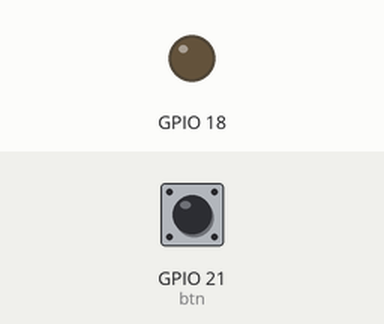
A program run on a simulated Raspberry Pi (BCM pin numbers). Shown: output pins drawn as LEDs (lit = HIGH). The inputs (shaded band) are chosen by the test bench; at power-on: GPIO 21 (btn) LOW.

Above: at 1.2 s.
1.3 s: GPIO 21 (btn) pulled HIGH for 0.15 s
At 2.5 s:
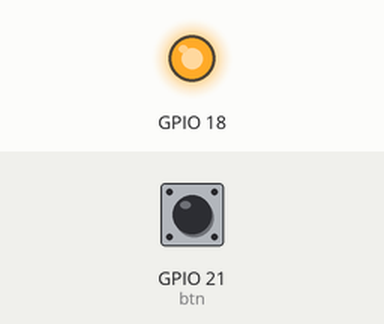
2.9 s: GPIO 21 (btn) pulled HIGH for 1 s
At 3.7 s:
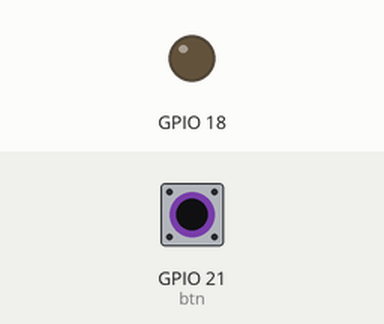
5.4 s: GPIO 21 (btn) pulled HIGH for 3.2 s
At 6.8 s:
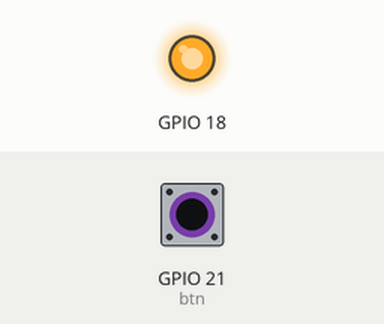
Timing chart, 0 to 8.4 s (numbered marks = the images above; inputs shaded):
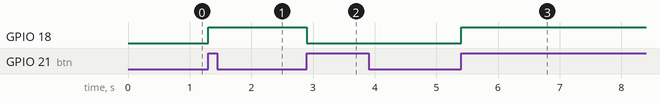

The program:

ex03_onoff.py
```python
# 버튼 한번 눌렀을 때 led 켜고 한번 더 눌렀을 때 led 끄기

import RPi.GPIO as gp

gp.setmode(gp.BCM)

gp.setup(21, gp.IN)
gp.setup(18, gp.OUT)

cnt = 0
state = True

try :
    while True :
        btn = gp.input(21)
        if (btn == 1) :
            if (state == True) :
                cnt += 1
                state = False
        elif (btn == 0) :
            state = True

#         if (cnt == 1) :
#             gp.output(18, gp.HIGH)
#         elif (cnt == 2) :
#             gp.output(18, gp.LOW)
#             cnt = 0

#         if cnt % 2 == 1 :
#             gp.output(18, 1)
#         else :
#             gp.output(18, 0)

        gp.output(18, cnt % 2)

except KeyboardInterrupt :
    gp.cleanup()
```

Measured:
- after the input at 1.3 s, GPIO 18: LOW → HIGH at once
- after the input at 2.9 s, GPIO 18: HIGH → LOW at once
- after the input at 5.4 s, GPIO 18: LOW → HIGH at once
